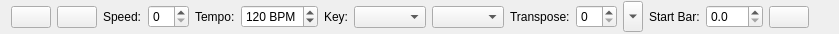
<?xml version="1.0" encoding="UTF-8"?>
<ui version="4.0">
 <class>GuiTopBar</class>
 <widget class="QWidget" name="GuiTopBar">
  <property name="geometry">
   <rect>
    <x>0</x>
    <y>0</y>
    <width>839</width>
    <height>34</height>
   </rect>
  </property>
  <property name="sizePolicy">
   <sizepolicy hsizetype="Minimum" vsizetype="Fixed">
    <horstretch>0</horstretch>
    <verstretch>0</verstretch>
   </sizepolicy>
  </property>
  <property name="minimumSize">
   <size>
    <width>0</width>
    <height>34</height>
   </size>
  </property>
  <property name="maximumSize">
   <size>
    <width>524287</width>
    <height>524287</height>
   </size>
  </property>
  <property name="windowTitle">
   <string>Form</string>
  </property>
  <layout class="QHBoxLayout">
   <property name="sizeConstraint">
    <enum>QLayout::SetMaximumSize</enum>
   </property>
   <property name="topMargin">
    <number>0</number>
   </property>
   <property name="bottomMargin">
    <number>0</number>
   </property>
   <item>
    <layout class="QHBoxLayout">
     <property name="spacing">
      <number>6</number>
     </property>
     <property name="sizeConstraint">
      <enum>QLayout::SetFixedSize</enum>
     </property>
     <item>
      <widget class="QPushButton" name="playFromStartButton">
       <property name="toolTip">
        <string>Start playing music from the start</string>
       </property>
       <property name="text">
        <string/>
       </property>
       <property name="icon">
        <iconset resource="application.qrc">
         <normaloff>:/images/play-from-start.png</normaloff>:/images/play-from-start.png</iconset>
       </property>
       <property name="iconSize">
        <size>
         <width>24</width>
         <height>24</height>
        </size>
       </property>
       <property name="checkable">
        <bool>false</bool>
       </property>
      </widget>
     </item>
     <item>
      <widget class="QPushButton" name="playButton">
       <property name="toolTip">
        <string>Start and stop playing music</string>
       </property>
       <property name="text">
        <string/>
       </property>
       <property name="icon">
        <iconset resource="application.qrc">
         <normaloff>:/images/play.png</normaloff>:/images/play.png</iconset>
       </property>
       <property name="iconSize">
        <size>
         <width>24</width>
         <height>24</height>
        </size>
       </property>
       <property name="checkable">
        <bool>false</bool>
       </property>
      </widget>
     </item>
     <item>
      <widget class="QLabel" name="label_2">
       <property name="text">
        <string>Speed:</string>
       </property>
      </widget>
     </item>
     <item>
      <widget class="QSpinBox" name="speedSpin"/>
     </item>
     <item>
      <widget class="QLabel" name="tempoTextLabel">
       <property name="text">
        <string>Tempo:</string>
       </property>
      </widget>
     </item>
     <item>
      <widget class="QSpinBox" name="tempoSpin">
       <property name="suffix">
        <string> BPM</string>
       </property>
       <property name="minimum">
        <number>30</number>
       </property>
       <property name="maximum">
        <number>300</number>
       </property>
       <property name="value">
        <number>120</number>
       </property>
      </widget>
     </item>
     <item>
      <widget class="QLabel" name="label_5">
       <property name="text">
        <string>Key:</string>
       </property>
      </widget>
     </item>
     <item>
      <widget class="QComboBox" name="keyCombo"/>
     </item>
     <item>
      <widget class="QComboBox" name="majorCombo"/>
     </item>
     <item>
      <widget class="QLabel" name="label">
       <property name="text">
        <string>Transpose:</string>
       </property>
      </widget>
     </item>
     <item>
      <widget class="QSpinBox" name="transposeSpin"/>
     </item>
     <item>
      <widget class="QToolButton" name="loopingBarsPopupButton">
       <property name="text">
        <string/>
       </property>
       <property name="iconSize">
        <size>
         <width>12</width>
         <height>24</height>
        </size>
       </property>
       <property name="checkable">
        <bool>true</bool>
       </property>
       <property name="arrowType">
        <enum>Qt::DownArrow</enum>
       </property>
      </widget>
     </item>
     <item>
      <widget class="QLabel" name="label_3">
       <property name="text">
        <string>Start Bar:</string>
       </property>
      </widget>
     </item>
     <item>
      <widget class="QDoubleSpinBox" name="startBarSpin">
       <property name="decimals">
        <number>1</number>
       </property>
       <property name="maximum">
        <double>999.899999999999977</double>
       </property>
      </widget>
     </item>
     <item>
      <widget class="QPushButton" name="saveBarButton">
       <property name="toolTip">
        <string>Save this Bar Number</string>
       </property>
       <property name="text">
        <string/>
       </property>
       <property name="icon">
        <iconset resource="application.qrc">
         <normaloff>:/images/flag.png</normaloff>:/images/flag.png</iconset>
       </property>
       <property name="iconSize">
        <size>
         <width>24</width>
         <height>24</height>
        </size>
       </property>
      </widget>
     </item>
     <item>
      <spacer>
       <property name="orientation">
        <enum>Qt::Horizontal</enum>
       </property>
       <property name="sizeHint" stdset="0">
        <size>
         <width>0</width>
         <height>30</height>
        </size>
       </property>
      </spacer>
     </item>
    </layout>
   </item>
  </layout>
 </widget>
 <resources>
  <include location="application.qrc"/>
 </resources>
 <connections/>
</ui>
